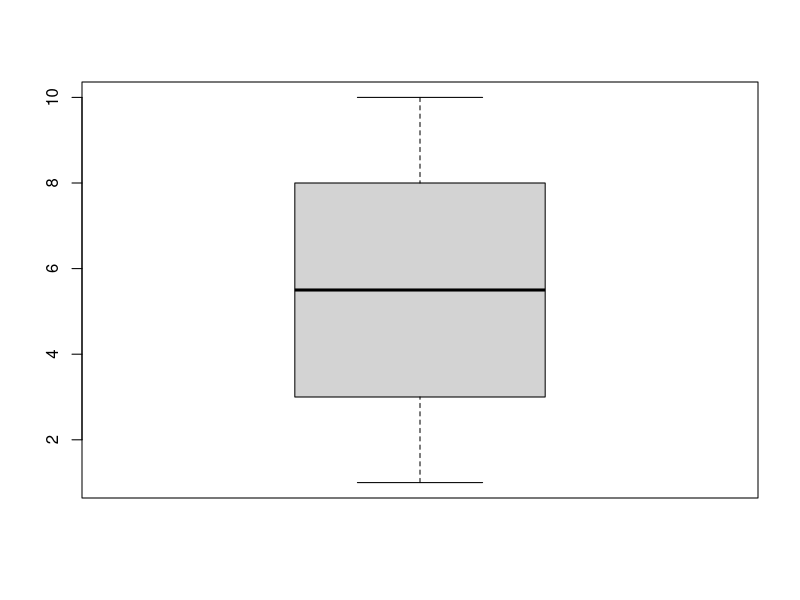
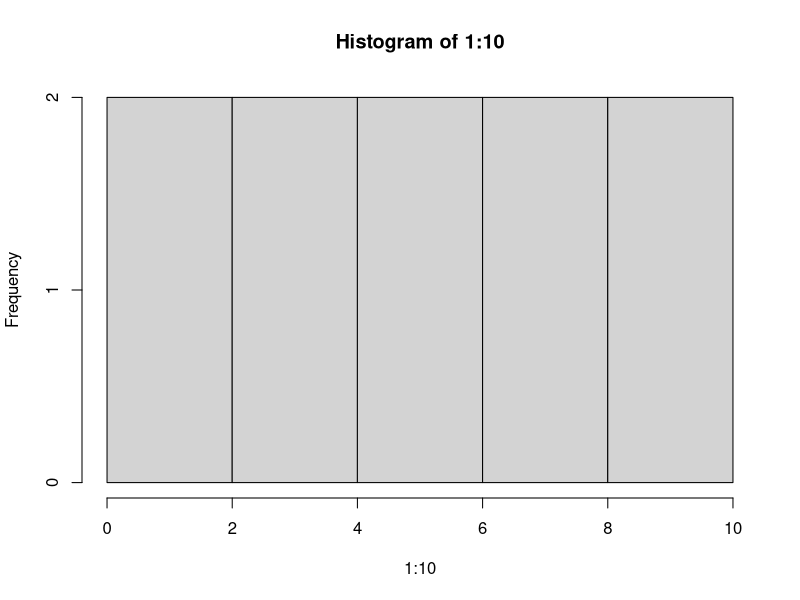
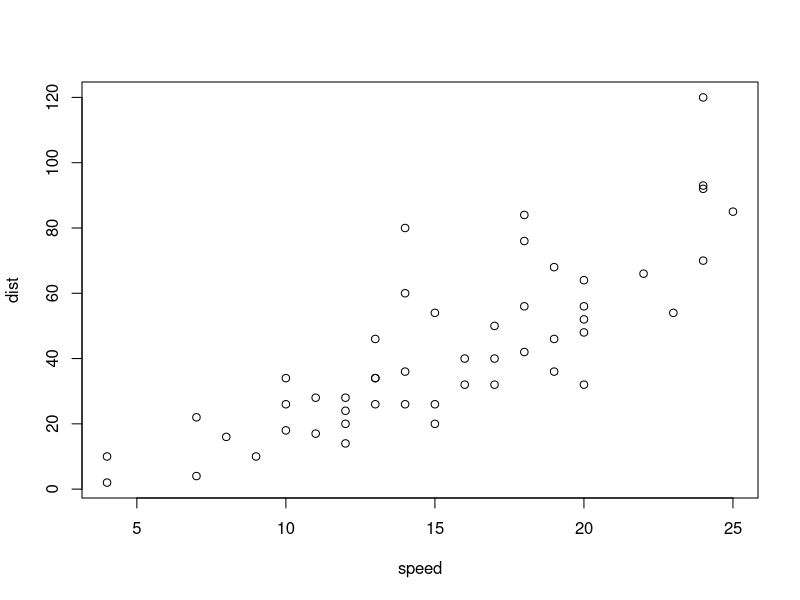

R code for these plots, in order:
## ---- chunk 1
summary(1:10)
## ---- chunk 2
boxplot(1:10)
## ---- chunk 3
hist(1:10)
## ---- chunk 4
summary(cars)
## ---- chunk 5
plot(cars)
